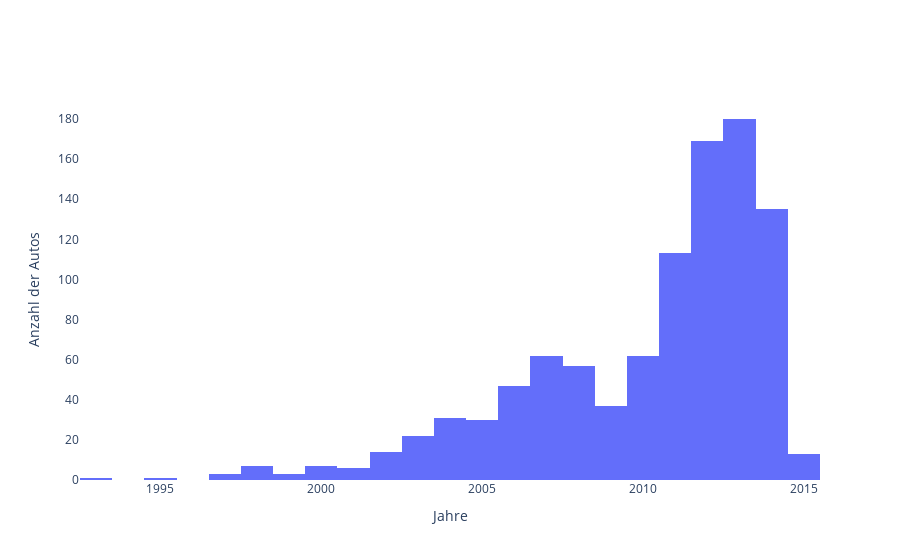

Notebook code for this chart:
### Markdown cell above
Nun erstellen wir für die Variable "year" ein Histogramm, um einen genauren Einblick über die Verteilungen innerhalb der Variable zu erhalten.

### Code cell
# Histogramm für Variable "year"
fig = go.Figure(data=[go.Histogram(x=df_sample["year"])])
fig.update_layout(
    xaxis_title="Jahre",
    yaxis_title="Anzahl der Autos",
    plot_bgcolor="white")
fig.show()

### Figure 1 — Plotly figure (JSON) as saved in the notebook; plotly's stock layout.template omitted (floating-point values rounded to 4 significant figures; data arrays with more than 128 entries replaced by an {"elided": "..."} marker saying what was removed)
{"data": [{"type": "histogram", "x": {"elided": "1000 int values"}}], "layout": {"plot_bgcolor": "white", "xaxis": {"title": {"text": "Jahre"}}, "yaxis": {"title": {"text": "Anzahl der Autos"}}}}
